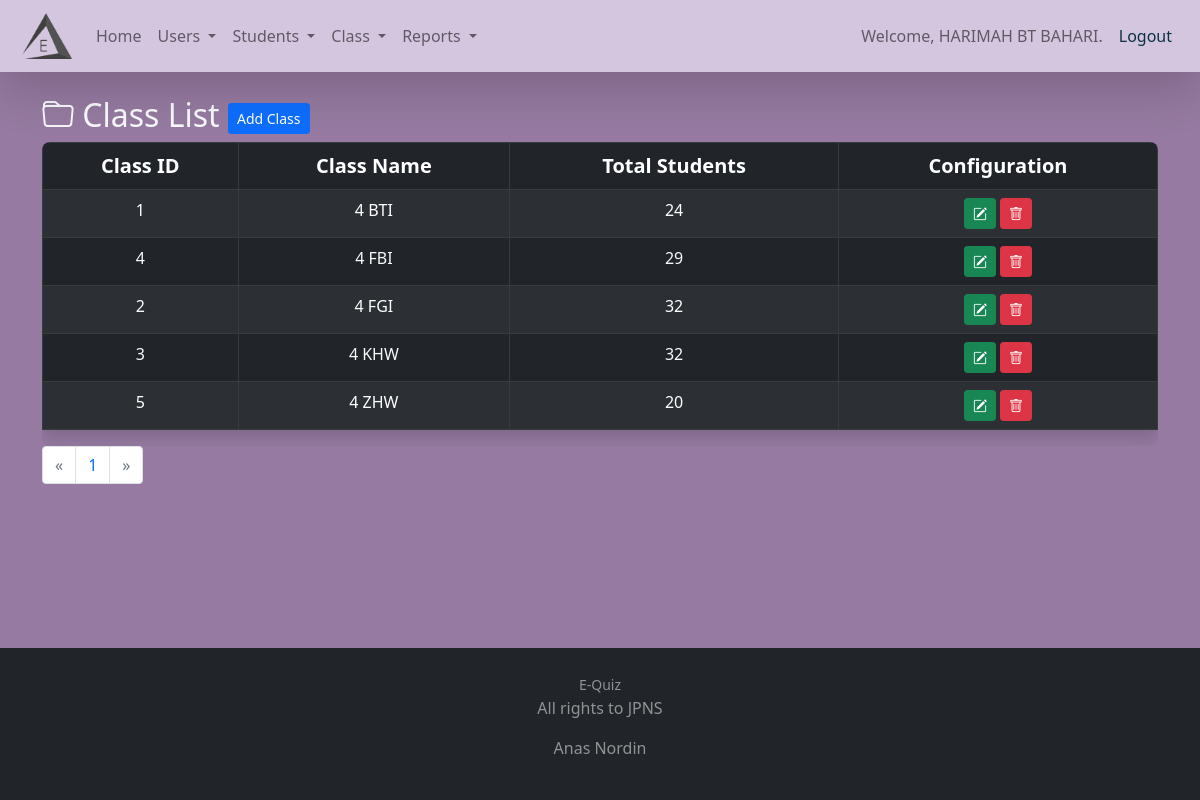
/admin/class_info.php?page=1 (signed in), run on the app's committed database.
### tables this page shows
CREATE TABLE `user` (
  `u_id` int(11) NOT NULL,
  `user_name` varchar(150) NOT NULL,
  `u_username` varchar(30) NOT NULL,
  `u_password` varchar(35) NOT NULL,
  `u_access_lvl` tinyint(4) NOT NULL,
  `date_updated` datetime NOT NULL DEFAULT current_timestamp() ON UPDATE current_timestamp()
);

CREATE TABLE `class` (
  `class_id` int(11) NOT NULL,
  `class_section` varchar(10) NOT NULL
);

### admin/class_info.php (the view, shortened to what this page needs)
<?php
include('admin_header.php');
include('../inc/database.php');
$rpp = 10;
isset($_GET['page']) ? $page = $_GET['page'] : $page = 0;
if($page > 1) {
    $start = ($page * $rpp) - $rpp;
} else {
    $start = 0;
}
$sqlClassPage = "SELECT * FROM class";
$queryClassPage = $conn->query($sqlClassPage);
$numRows = $queryClassPage->num_rows;
$totalPages = $numRows / $rpp;
$sqlClass = "SELECT * FROM class ORDER BY class_section  LIMIT $start, $rpp";
$queryClass = $conn->query($sqlClass);
?>
<div class="container text-light">
    <br>
    <h2 class="bi bi-folder">
        Class List <a href="class_form.php" class="btn btn-sm btn-primary">Add Class</a>
    </h2>
    <div class="table-responsive table-scroll">
        <table class="table table-dark table-striped text-light table-bordered shadow table-hover" style="text-align: center;">
            <thead>
                <tr>
                    <th>Class ID</th>
                    <th>Class Name</th>
                    <th>Total Students</th>
                    <th>Configuration</th>
                </tr>
            </thead>
            <tbody>
                <?php while ($rowClass = mysqli_fetch_assoc($queryClass)) { ?>
                <tr>
                    <td><?php echo $classID = $rowClass['class_id'] ?></td>
                    <td><?php echo $rowClass['class_section'] ?></td>
                    <td>
                        <?php
                        $sql_total_students = "SELECT COUNT(std_id) AS TOTALSTUDENTS FROM student WHERE class_id = ". $classID ."";
                        $query_total_students = $conn->query($sql_total_students);
                        $row_total_students = mysqli_fetch_assoc($query_total_students);
                        echo $row_total_students['TOTALSTUDENTS'];
                        ?>
                    </td>
                    <td>
                        <a href="class_edit.php?id=<?php echo $rowClass['class_id'] ?>" class="btn btn-sm btn-success bi bi-pencil-square"></a>
                        <a
                            href="javascript:void(0)"
                            onclick="delete_data('class_delete.php?id=<?php echo $rowClass['class_id']; ?>&page=<?php echo $page ?>')"
                            class="btn btn-sm btn-danger bi bi-trash">
                        </a>
                    </td>
                </tr>
                <?php } ?>
            </tbody>
        </table>
    </div>
    <nav>
        <ul class="pagination">
            <li class="page-item <?php if ($_GET['page'] <= 1) { echo "disabled"; } ?>">
                <a class="page-link" href="?page=<?php echo $_GET['page'] - 1 ?>"><span aria-hidden="true">&laquo;</span></a>
            </li>
        <?php
        for ($i=1; $i < $totalPages + 1; $i++) { ?>
            <li class="page-item"><a class="page-link" href="?page=<?php echo $i ?>"><?php echo $i ?></a></li>
        <?php } ?>
            <li class="page-item <?php if ($_GET['page'] == $i - 1 or $_GET['page'] == '') { echo "disabled"; } ?>">
                <a class="page-link" href="?page=<?php echo $_GET['page'] + 1 ?>"><span aria-hidden="true">&raquo;</span></a>
            </li>
        </ul>
    </nav>
</div>
<div class="fixed-bottom">
<?php
include('admin_footer.php');
?>

### admin/admin_header.php (shortened to what this page needs)
<?php
include('../inc/database.php');
$sql="SELECT * FROM user WHERE u_id = " . $_SESSION['user_id'] . " ";
$query=$conn->query($sql);
$call=mysqli_fetch_assoc($query);
?>
<!DOCTYPE html>
<html lang="en">
    <head>
        <link href="https://cdn.jsdelivr.net/npm/bootstrap@5.0.2/dist/css/bootstrap.min.css" rel="stylesheet">
        <link rel="stylesheet" href="https://cdn.jsdelivr.net/npm/bootstrap-icons@1.7.2/font/bootstrap-icons.css">
        <link rel="stylesheet" href="https://cdn.jsdelivr.net/npm/select2@4.1.0-rc.0/dist/css/select2.min.css" />
        <link rel="stylesheet" href="https://cdn.jsdelivr.net/npm/select2-bootstrap-5-theme@1.2.0/dist/select2-bootstrap-5-theme.min.css" />
    </head>
    <body>
    <nav class="navbar navbar-expand-lg navbar-light bg-style shadow-lg">
        <div class="container-fluid">
            <a class="navbar-brand" href="index.php">
                <img src="../assets/logo_equiz_no_text.png" style="width:50px; margin-left: 10px;">
            </a>
            <div class="collapse navbar-collapse" id="navbarText">
                <ul class="navbar-nav me-auto mb-2 mb-lg-0">
                    <li class="nav-item active">
                        <a class="nav-link" href="index.php">Home</a>
                    </li>
                    <li class="nav-item dropdown">
                        <a class="nav-link dropdown-toggle" href="#" role="button" data-bs-toggle="dropdown" aria-expanded="false">
                            Users
                        </a>
                    </li>
                    <li class="nav-item dropdown">
                        <a class="nav-link dropdown-toggle" href="#" role="button" data-bs-toggle="dropdown" aria-expanded="false">
                            Students
                        </a>
                    </li>
                    <li class="nav-item dropdown">
                        <a class="nav-link dropdown-toggle" href="#" role="button" data-bs-toggle="dropdown" aria-expanded="false">
                            Class
                        </a>
                    </li>
                    <li class="nav-item dropdown">
                        <a class="nav-link dropdown-toggle" href="#" role="button" data-bs-toggle="dropdown" aria-expanded="false">
                            Reports
                        </a>
                    </li>
                </ul>
                <span class="navbar-text">
                    <?php echo "Welcome, ".$call['user_name']. "." ?>
                </span>
                <span class="navbar-text">
                    <a class="nav-link" style="color: #0B3142;" href="logout.php">Logout</a>
                </span>
            </div>
        </div>
    </nav>

### admin/admin_header.php (style rules this page uses)
.bg-style { background: #D5C6E0; }
html, body, .intro { height: 100%; }
table td, table th { text-overflow: ellipsis; white-space: nowrap; overflow: hidden; }
thead th { color: #fff; }
.table-scroll { border-radius: .5rem; }
.table-scroll table thead th { font-size: 1.25rem; }

### admin/admin_footer.php (style rules this page uses)
html, body { height: 100%; }
body { background: linear-gradient(to right, #967AA1, #967AA1); }

### data on the page
user: user_name "HARIMAH BT BAHARI"
class: class_id "1", class_section "4 BTI", TOTALSTUDENTS "24"
class: class_id "4", class_section "4 FBI", TOTALSTUDENTS "29"
class: class_id "2", class_section "4 FGI", TOTALSTUDENTS "32"
class: class_id "3", class_section "4 KHW", TOTALSTUDENTS "32"
class: class_id "5", class_section "4 ZHW", TOTALSTUDENTS "20"
